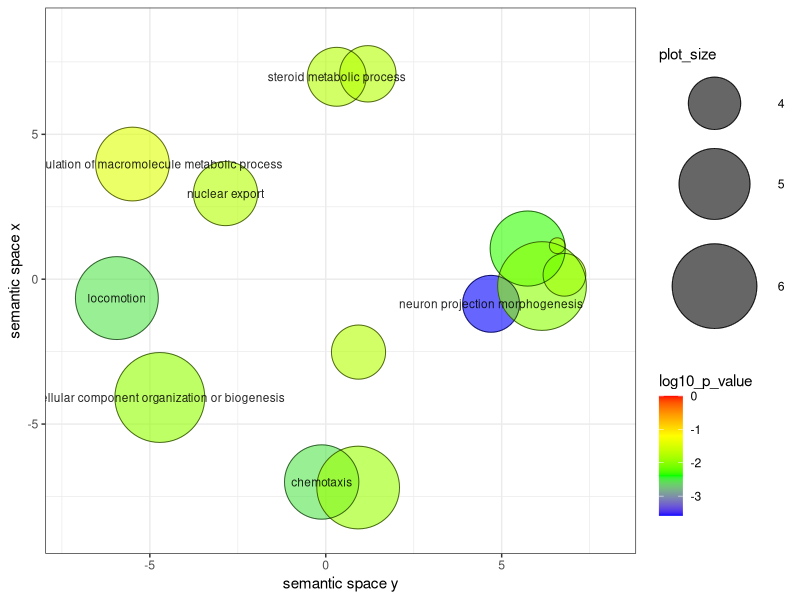

Write R code to recreate this figure.


# A plotting R script produced by the REVIGO server at http://revigo.irb.hr/
# If you found REVIGO useful in your work, please cite the following reference:
# Supek F et al. "REVIGO summarizes and visualizes long lists of Gene Ontology
# terms" PLoS ONE 2011. doi:10.1371/journal.pone.0021800


# --------------------------------------------------------------------------
# If you don't have the ggplot2 package installed, uncomment the following line:
# install.packages( "ggplot2" );
library( ggplot2 );
# --------------------------------------------------------------------------
# If you don't have the scales package installed, uncomment the following line:
# install.packages( "scales" );
library( scales );


# --------------------------------------------------------------------------
# Here is your data from REVIGO. Scroll down for plot configuration options.

revigo.names <- c("term_ID","description","frequency_%","plot_X","plot_Y","plot_size","log10_p_value","uniqueness","dispensability");
revigo.data <- rbind(c("GO:0006935","chemotaxis", 0.336,-0.116,-6.999, 5.224,-2.5342,0.830,0.000),
c("GO:0040011","locomotion", 1.437,-5.937,-0.652, 5.854,-2.5342,0.952,0.000),
c("GO:0048812","neuron projection morphogenesis", 0.032, 4.698,-0.850, 4.205,-3.5843,0.312,0.000),
c("GO:0051168","nuclear export", 0.078,-2.849, 2.955, 4.587,-1.7513,0.917,0.000),
c("GO:0071840","cellular component organization or biogenesis", 5.425,-4.716,-4.082, 6.431,-1.9496,0.954,0.000),
c("GO:0008202","steroid metabolic process", 0.040, 0.312, 6.985, 4.304,-1.7513,0.877,0.036),
c("GO:0010604","positive regulation of macromolecule metabolic process", 0.306,-5.495, 3.974, 5.182,-1.4540,0.619,0.037),
c("GO:0007033","vacuole organization", 0.009, 6.784, 0.152, 3.639,-1.7513,0.699,0.347),
c("GO:0006694","steroid biosynthetic process", 0.030, 1.196, 7.088, 4.178,-1.7513,0.859,0.423),
c("GO:0030030","cell projection organization", 0.378, 5.739, 1.058, 5.274,-2.3369,0.626,0.443),
c("GO:0009605","response to external stimulus", 1.384, 0.921,-7.190, 5.838,-1.9047,0.881,0.444),
c("GO:0007040","lysosome organization", 0.003, 6.579, 1.156, 3.214,-1.7513,0.711,0.471),
c("GO:0022412","cellular process involved in reproduction in multicellular organism", 0.024, 0.931,-2.516, 4.076,-1.7513,0.603,0.586),
c("GO:0016043","cellular component organization", 4.287, 6.147,-0.236, 6.329,-1.9955,0.627,0.632));

one.data <- data.frame(revigo.data);
names(one.data) <- revigo.names;
one.data <- one.data [(one.data$plot_X != "null" & one.data$plot_Y != "null"), ];
one.data$plot_X <- as.numeric( as.character(one.data$plot_X) );
one.data$plot_Y <- as.numeric( as.character(one.data$plot_Y) );
one.data$plot_size <- as.numeric( as.character(one.data$plot_size) );
one.data$log10_p_value <- as.numeric( as.character(one.data$log10_p_value) );
one.data$frequency <- as.numeric( as.character(one.data$frequency) );
one.data$uniqueness <- as.numeric( as.character(one.data$uniqueness) );
one.data$dispensability <- as.numeric( as.character(one.data$dispensability) );
#head(one.data);


# --------------------------------------------------------------------------
# Names of the axes, sizes of the numbers and letters, names of the columns,
# etc. can be changed below

p1 <- ggplot( data = one.data );
p1 <- p1 + geom_point( aes( plot_X, plot_Y, colour = log10_p_value, size = plot_size), alpha = I(0.6) ) + scale_size_area();
p1 <- p1 + scale_colour_gradientn( colours = c("blue", "green", "yellow", "red"), limits = c( min(one.data$log10_p_value), 0) );
p1 <- p1 + geom_point( aes(plot_X, plot_Y, size = plot_size), shape = 21, fill = "transparent", colour = I (alpha ("black", 0.6) )) + scale_size_area();
p1 <- p1 + scale_size( range=c(5, 30)) + theme_bw(); # + scale_fill_gradientn(colours = heat_hcl(7), limits = c(-300, 0) );
ex <- one.data [ one.data$dispensability < 0.15, ]; 
p1 <- p1 + geom_text( data = ex, aes(plot_X, plot_Y, label = description), colour = I(alpha("black", 0.85)), size = 3 );
p1 <- p1 + labs (y = "semantic space x", x = "semantic space y");
p1 <- p1 + theme(legend.key = element_blank()) ;
one.x_range = max(one.data$plot_X) - min(one.data$plot_X);
one.y_range = max(one.data$plot_Y) - min(one.data$plot_Y);
p1 <- p1 + xlim(min(one.data$plot_X)-one.x_range/10,max(one.data$plot_X)+one.x_range/10);
p1 <- p1 + ylim(min(one.data$plot_Y)-one.y_range/10,max(one.data$plot_Y)+one.y_range/10);



# --------------------------------------------------------------------------
# Output the plot to screen

p1;

# Uncomment the line below to also save the plot to a file.
# The file type depends on the extension (default=pdf).

# ggsave("C:/Users/path_to_your_file/revigo-plot.pdf");
